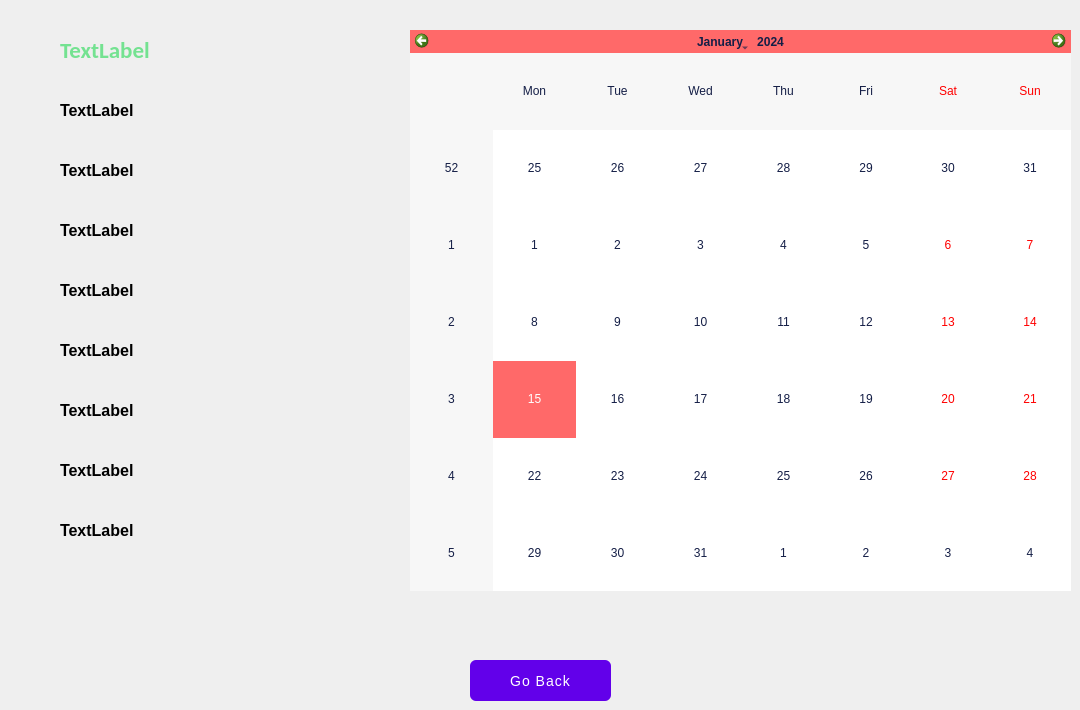
       <widget class="QWidget" name="Calendar_page">
        <widget class="QPushButton" name="back_fromcalendr">
         <property name="geometry">
          <rect>
           <x>470</x>
           <y>660</y>
           <width>141</width>
           <height>41</height>
          </rect>
         </property>
         <property name="styleSheet">
          <string notr="true">QPushButton {
    background-color: #6200ea;
    color: white;
    border-radius: 6px;
    padding: 10px 24px;
    font-size: 14px;
    letter-spacing: 1px;
    text-transform: uppercase;
    transition: background-color 0.3s ease;
}
QPushButton:hover {
    background-color: #3700b3;
}
QPushButton:pressed {
    background-color: #30009c;
}</string>
         </property>
         <property name="text">
          <string>Go Back</string>
         </property>
        </widget>
        <widget class="QCalendarWidget" name="calendarWidget">
         <property name="geometry">
          <rect>
           <x>410</x>
           <y>30</y>
           <width>661</width>
           <height>561</height>
          </rect>
         </property>
         <property name="styleSheet">
          <string notr="true">QCalendarWidget {
 color: rgb(255, 105, 105);
    background-color: rgb(255, 105, 105);
}
QCalendarWidget QMenu
{
	background-color: rgb(255, 105, 105);
color: rgb(255, 105, 105);
}
QCalendarWidget QToolButton {
/*text color*/
    color: rgb(20, 30, 70); 
/*background color*/
	background-color: rgb(255, 105, 105);
}

QCalendarWidget QToolButton:hover {
    background-color: rgb(255, 105, 105);
    color: rgb(255, 105, 105); 
}

QCalendarWidget QToolButton:selected {
    background-color: rgb(255, 105, 105);
    color: rgb(255, 105, 105); 
}
QCalendarWidget QAbstractItemView {
    selection-background-color: rgb(255, 105, 105); /* Set the color for the selection bar */
color: rgb(20, 30, 70);
}
QCalendarWidget QWidget#qt_calendar_navigationbar {
    background-color: rgb(255, 105, 105);
}

</string>
         </property>
        </widget>
        <widget class="QLabel" name="ID_client_label_cal">
         <property name="geometry">
          <rect>
           <x>60</x>
           <y>30</y>
           <width>350</width>
           <height>40</height>
          </rect>
         </property>
         <property name="font">
          <font>
           <family>Calibri</family>
           <pointsize>17</pointsize>
           <weight>75</weight>
           <bold>true</bold>
          </font>
         </property>
         <property name="styleSheet">
          <string notr="true">color : rgb(116, 226, 145);</string>
         </property>
         <property name="text">
          <string>TextLabel</string>
         </property>
        </widget>
        <widget class="QLabel" name="NOM_client_label_cal">
         <property name="geometry">
          <rect>
           <x>60</x>
           <y>90</y>
           <width>350</width>
           <height>40</height>
          </rect>
         </property>
         <property name="font">
          <font>
           <pointsize>12</pointsize>
           <weight>75</weight>
           <bold>true</bold>
          </font>
         </property>
         <property name="text">
          <string>TextLabel</string>
         </property>
        </widget>
        <widget class="QLabel" name="PRENOM_client_label_cal">
         <property name="geometry">
          <rect>
           <x>60</x>
           <y>150</y>
           <width>350</width>
           <height>40</height>
          </rect>
         </property>
         <property name="font">
          <font>
           <pointsize>12</pointsize>
           <weight>75</weight>
           <bold>true</bold>
          </font>
         </property>
         <property name="text">
          <string>TextLabel</string>
         </property>
        </widget>
        <widget class="QLabel" name="EMAIL_client_label_cal">
         <property name="geometry">
          <rect>
           <x>60</x>
           <y>210</y>
           <width>350</width>
           <height>40</height>
          </rect>
         </property>
         <property name="font">
          <font>
           <pointsize>12</pointsize>
           <weight>75</weight>
           <bold>true</bold>
          </font>
         </property>
         <property name="text">
          <string>TextLabel</string>
         </property>
        </widget>
        <widget class="QLabel" name="TELEPHONE_client_label_cal">
         <property name="geometry">
          <rect>
           <x>60</x>
           <y>270</y>
           <width>351</width>
           <height>40</height>
          </rect>
         </property>
         <property name="font">
          <font>
           <pointsize>12</pointsize>
           <weight>75</weight>
           <bold>true</bold>
          </font>
         </property>
         <property name="text">
          <string>TextLabel</string>
         </property>
        </widget>
        <widget class="QLabel" name="SEX_client_label_cal">
         <property name="geometry">
          <rect>
           <x>60</x>
           <y>330</y>
           <width>350</width>
           <height>40</height>
          </rect>
         </property>
         <property name="font">
          <font>
           <pointsize>12</pointsize>
           <weight>75</weight>
           <bold>true</bold>
          </font>
         </property>
         <property name="text">
          <string>TextLabel</string>
         </property>
        </widget>
        <widget class="QLabel" name="AGE_client_label_cal">
         <property name="geometry">
          <rect>
           <x>60</x>
           <y>390</y>
           <width>350</width>
           <height>40</height>
          </rect>
         </property>
         <property name="font">
          <font>
           <pointsize>12</pointsize>
           <weight>75</weight>
           <bold>true</bold>
          </font>
         </property>
         <property name="text">
          <string>TextLabel</string>
         </property>
        </widget>
        <widget class="QLabel" name="D_RECEPTION_client_label_cal">
         <property name="geometry">
          <rect>
           <x>60</x>
           <y>450</y>
           <width>350</width>
           <height>40</height>
          </rect>
         </property>
         <property name="font">
          <font>
           <pointsize>12</pointsize>
           <weight>75</weight>
           <bold>true</bold>
          </font>
         </property>
         <property name="text">
          <string>TextLabel</string>
         </property>
        </widget>
        <widget class="QLabel" name="D_CONSERVATION_client_label_cal">
         <property name="geometry">
          <rect>
           <x>60</x>
           <y>510</y>
           <width>350</width>
           <height>40</height>
          </rect>
         </property>
         <property name="font">
          <font>
           <pointsize>12</pointsize>
           <weight>75</weight>
           <bold>true</bold>
          </font>
         </property>
         <property name="text">
          <string>TextLabel</string>
         </property>
        </widget>
       </widget>
